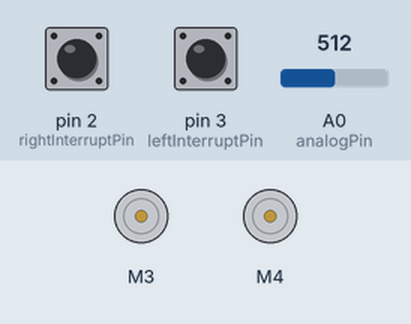
Simulated run of this sketch. Board: Arduino Uno, built with avr-gcc and run on an emulated ATmega328P. Shown: 2 × DC motor (green arrow = forward, orange = backward, longer = faster). The inputs (shaded band) are chosen by the test bench; at power-on: pin 2 (rightInterruptPin) HIGH, pin 3 (leftInterruptPin) HIGH, A0 (analogPin) = 512. What the sketch prints to the serial monitor is not drawn.

Above: at 1.2 s.
1.3 s: pin 2 (rightInterruptPin) pulsed LOW 5 times (0.12 s each, 0.3 s apart)
Timing chart, 0 to 4.3 s (numbered marks = the images above; inputs shaded):
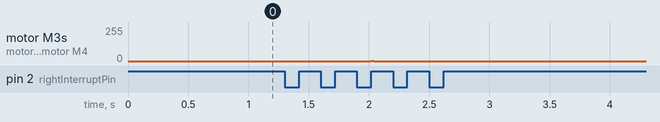

Measured:
- after the input at 1.3 s, motor M3, motor M4: stopped → forward 2/255 after 0.72 s, → stopped 0.02 s later

The sketch:

Encoder.ino
```cpp
#include <AFMotor.h>
#include "RingBuffer.h"
#include <cmath>
#include <cstdio>


// Pin assignments
const int rightInterruptPin = 2;
const int leftInterruptPin = 3;
const int analogPin = 0;

// Initialize motors and LCD screen
AF_DCMotor rightMotor(3, MOTOR34_1KHZ);
AF_DCMotor leftMotor(4, MOTOR34_1KHZ);

// Encoder variables
struct EncoderData
{
    EncoderData() { count = 0; }
    void reset() { count = 0; pulseTimes.clear(); pulseTimes.push(0ul); }
    volatile long count;
    volatile RingBuffer<unsigned long, 66> pulseTimes;
    bool forward;
};

EncoderData rightData;
EncoderData leftData;
long startButtonCount = 0;
long modeButtonCount = 0;
const long buttonCountThreshold = 3;
unsigned long stoppedTime = 0;
const unsigned long allowButtonsTime = 500000; // microseconds
const unsigned long debounceMicros = 250;

// Physical parameters
const float wheelCircumference = 0.21f; // meters
const long pulsesPerRev = 6 * 25 * 3;
const float ticksPerSecond = 1000000.f;

// Function prototypes
void rightPulse();
void leftPulse();
float getPosition(EncoderData& data);
float getVelocity(EncoderData& data);
void startMoving();
void stopMoving();

// Command variables
float rightPositionCommand;
float leftPositionCommand;
float rightVelocityCommand;
float leftVelocityCommand;
float rightPercentage;
float leftPercentage;
enum CommandMode
{
    positionMode,
    velocityMode
};
CommandMode commandMode;

// Integral terms
float rightVelInt = 0.f;
float leftVelInt = 0.f;
const float velIntMax = 0.240f;

// Tuning parameters
const float pl_kp = 1.f;
const float vl_kp = 1000.f;
const float vl_ki = 1000.f;

// Loop control
unsigned long lastMillis = 0;
unsigned int loopPeriodMs = 20;
unsigned int cycleCount = 0;
const unsigned int displayUpdateCycles = 10;

// Movement control
bool started = false;
bool showResults = false;
unsigned long startedMillis;
const float positionTolerance = 0.02; // meters
const float velocityTolerance = 0.02; // m/s
const unsigned long positionTimeout = 120000; // milliseconds
const unsigned long velocityRunTime = 10000; // milliseconds
const float positionMin = -3.f; // meters
const float positionMax = 3.f; // meters
const float velocityMin = -0.15f; // m/s
const float velocityMax = 0.15f; // m/s
const float percentageMin = 0.f;
const float percentageMax = 100.f;


void setup()
{
    // Set up pins
    pinMode(rightInterruptPin, INPUT);
    pinMode(leftInterruptPin, INPUT);
    digitalWrite(rightInterruptPin, HIGH);
    digitalWrite(leftInterruptPin, HIGH);

    rightData.pulseTimes.push(0ul);
    leftData.pulseTimes.push(0ul);

    commandMode = positionMode;

    attachInterrupt(0, &rightPulse, RISING);
    attachInterrupt(1, &leftPulse, RISING);

    Serial.begin(9600);
}


void loop()
{
    if (started)
    {
        if (commandMode == positionMode)
        {
            // Use a position feedback loop to control the setpoint of a velocity feedback loop

            // Position loop
            float rightPosErr = rightPositionCommand - getPosition(rightData);
            float leftPosErr = leftPositionCommand - getPosition(leftData);

            rightVelocityCommand = pl_kp * rightPosErr;
            leftVelocityCommand = pl_kp * leftPosErr;

            rightVelocityCommand = constrain(rightVelocityCommand, velocityMin, velocityMax);
            leftVelocityCommand = constrain(leftVelocityCommand, velocityMin, velocityMax);

            // Velocity loop
            float rightVelErr = rightVelocityCommand - getVelocity(rightData);
            float leftVelErr = leftVelocityCommand - getVelocity(leftData);

            rightVelInt += rightVelErr * (loopPeriodMs / 1000.f);
            leftVelInt += leftVelErr * (loopPeriodMs / 1000.f);

            rightVelInt = constrain(rightVelInt, -velIntMax, velIntMax);
            leftVelInt = constrain(leftVelInt, -velIntMax, velIntMax);

            float rightAccel = vl_kp * rightVelErr + vl_ki * rightVelInt;
            float leftAccel = vl_kp * leftVelErr + vl_ki * leftVelInt;

            rightMotor.run((rightAccel > 0.f) ? FORWARD : BACKWARD);
            rightMotor.setSpeed( constrain((int)fabs(rightAccel), 0, 255) );
            leftMotor.run((leftAccel > 0.f) ? FORWARD : BACKWARD);
            leftMotor.setSpeed( constrain((int)fabs(leftAccel), 0, 255) );

            rightData.forward = rightAccel > 0.f;
            leftData.forward = leftAccel > 0.f;

            // Stop when close to the target distance with a low speed or after a timeout
            if ( (fabs(rightPosErr) < positionTolerance && fabs(leftPosErr) < positionTolerance &&
                  fabs(rightVelErr) < velocityTolerance && fabs(leftVelErr) < velocityTolerance) ||
                millis() - startedMillis >= positionTimeout )
            {
                stopMoving();
            }
        }
        else // velocityMode
        {
            // Give each motor a set PWM speed equal to a percentage of the maximum
            rightMotor.run(FORWARD);
            leftMotor.run(FORWARD);

            rightMotor.setSpeed( (int)(rightPercentage * 2.55f) );
            leftMotor.setSpeed( (int)(leftPercentage * 2.55f) );

            rightData.forward = true;
            leftData.forward = true;

            // Stop after a certain time
            if (millis() - startedMillis >= velocityRunTime)
                stopMoving();
        }
    }
    else
    {
        rightMotor.run(RELEASE);
        leftMotor.run(RELEASE);

        // Update command value
        float value = analogRead(analogPin) / 1023.f;

        if (commandMode == positionMode)
        {
            rightPositionCommand = positionMin + value * (positionMax - positionMin);
            leftPositionCommand = positionMin + value * (positionMax - positionMin);
        }
        else // velocityMode
        {
            rightPercentage = percentageMin + value * (percentageMax - percentageMin);
            leftPercentage = percentageMin + value * (percentageMax - percentageMin);
        }
    }


    // Update display once every few cycles
    if (cycleCount % displayUpdateCycles == 0)
    {
        Serial.print("?f");

        if (commandMode == positionMode)
        {
            if (started || showResults)
            {
                Serial.print("?x00?y0RPos: ");
                Serial.print(getPosition(rightData));
                Serial.print(" m");
                Serial.print("?x00?y1LPos: ");
                Serial.print(getPosition(leftData));
                Serial.print(" m");
            }
            else
            {
                Serial.print("?x00?y0RPCmd: ");
                Serial.print(rightPositionCommand);
                Serial.print(" m");
                Serial.print("?x00?y1LPCmd: ");
                Serial.print(leftPositionCommand);
                Serial.print(" m");
            }
        }
        else // velocityMode
        {
            if (started)
            {
                Serial.print("?x00?y0RVel: ");
                Serial.print(getVelocity(rightData) * 100.f);
                Serial.print(" cm/s");
                Serial.print("?x00?y1LVel: ");
                Serial.print(getVelocity(leftData) * 100.f);
                Serial.print(" cm/s");
            }
            else if (showResults)
            {
                Serial.print("?x00?y0RCnt: ");
                Serial.print(rightData.count);
                Serial.print("?x00?y1LCnt: ");
                Serial.print(leftData.count);
            }
            else
            {
                Serial.print("?x00?y0RVCmd: ");
                Serial.print(rightPercentage);
                Serial.print("%");
                Serial.print("?x00?y1LVCmd: ");
                Serial.print(leftPercentage);
                Serial.print("%");
            }
        }
    }


    // Limit loop speed to a consistent value to make timing and integration simpler
    while (millis() - lastMillis < loopPeriodMs)
    {
    }

    lastMillis = millis();
    ++cycleCount;
}


void rightPulse()
{
    unsigned long time = micros();

    if (time - rightData.pulseTimes[0] > debounceMicros)
    {
        // Update encoder data
        rightData.pulseTimes.push(time);
        if (rightData.forward)
            rightData.count++;
        else
            rightData.count--;

        // Update information input state
        if (time - stoppedTime < allowButtonsTime)
        {
            startButtonCount = rightData.count;
        }
        else if (!started)
        {
            if ( abs(rightData.count - startButtonCount) >= buttonCountThreshold )
                startMoving();
        }
    }
}


void leftPulse()
{
    unsigned long time = micros();

    if (time - leftData.pulseTimes[0] > debounceMicros)
    {
        // Update encoder data
        leftData.pulseTimes.push(time);
        if (leftData.forward)
            leftData.count++;
        else
            leftData.count--;

        // Update information input state
        if (time - stoppedTime < allowButtonsTime)
        {
            modeButtonCount = leftData.count;
        }
        else if (!started)
        {
            if ( abs(leftData.count - modeButtonCount) >= buttonCountThreshold )
            {
                modeButtonCount = leftData.count;

                if (showResults)
                    showResults = false;
                else
                    commandMode = (commandMode == positionMode) ? velocityMode : positionMode;
            }
        }
    }
}


float getPosition(EncoderData& data)
{
    noInterrupts();
    long count = data.count;
    interrupts();
    return count * wheelCircumference / pulsesPerRev;
}


float getVelocity(EncoderData& data)
{
    // Assume zero velocity before enough data is gathered to estimate
    if (data.pulseTimes.size() != data.pulseTimes.capacity())
        return 0.f;

    noInterrupts();
    unsigned long lastDiff = data.pulseTimes[0] - data.pulseTimes[64];
    unsigned long newDiff = micros() - data.pulseTimes[0];
    interrupts();

    /**
     * If the current pulse diff is taking much longer than the average of the previous diffs,
     * use it for the velocity calculation instead. This causes the velocity to go to zero
     * when the robot is stationary (no pulses are generated).
     */
    if (newDiff > lastDiff / 64ul * 2ul)
        return (data.forward ? 1.0f : -1.0f) * wheelCircumference / ((newDiff * pulsesPerRev) / ticksPerSecond);
    else
        return (data.forward ? 1.0f : -1.0f) * wheelCircumference / (((lastDiff * pulsesPerRev) / 64ul) / ticksPerSecond);
}

void startMoving()
{
    started = true;
    showResults = false;
    startedMillis = millis();
    noInterrupts();
    rightData.reset();
    leftData.reset();
    interrupts();
    rightVelInt = 0.f;
    leftVelInt = 0.f;
}

void stopMoving()
{
    started = false;
    showResults = true;
    stoppedTime = micros();
    startButtonCount = rightData.count;
    modeButtonCount = leftData.count;
}
```

RingBuffer.h
```cpp
#ifndef RINGBUFFER_H
#define RINGBUFFER_H


template <typename T, int Capacity>
class RingBuffer
{
public:
    RingBuffer()
    {
        headIndex = 0;
        size_ = 0;
    }
    volatile T& operator[](int index) volatile;
    T read(int index) const volatile;
    void write(T value, int index) volatile;
    void push(T value) volatile;
    T pop() volatile;
    int size() const volatile
    {
        return size_;
    }
    int capacity() const volatile
    {
        return Capacity;
    }
	void clear() volatile
	{
		size_ = 0;
	}

private:
    T data[Capacity];
    int headIndex;
    int size_;
    inline int getRealIndex(int index) const volatile
    {
        return ((headIndex - index) % Capacity + Capacity) % Capacity;
    }
};


/* read(int index)
 *
 * Returns the object stored at a given index.
 */
template <typename T, int Capacity>
inline T RingBuffer<T, Capacity>::read(int index) const volatile
{
    return data[getRealIndex(index)];
}


/* operator[int index]
 *
 * Returns a reference to the object stored at a given index.
 */
template <typename T, int Capacity>
inline volatile T& RingBuffer<T, Capacity>::operator[](int index) volatile
{
    return data[getRealIndex(index)];
}


/* write(T value, int index)
 *
 * Sets the value of the object stored at the given index.
 */
template <typename T, int Capacity>
inline void RingBuffer<T, Capacity>::write(T value, int index) volatile
{
    data[getRealIndex(index)] = value;
}


/* push(T value)
 *
 * Pushes the given value to the head of the buffer.
 * Moves the head forward.
 * Overwrites the oldest value when size == capacity.
 */
template <typename T, int Capacity>
inline void RingBuffer<T, Capacity>::push(T value) volatile
{
    ++headIndex %= Capacity;
    data[headIndex] = value;
    if (size_ < Capacity)
        ++size_;
}


/* pop()
 *
 * Pops the top value off of the buffer and returns it.
 * Moves the head backward.
 * Calling pop() when size == 0 results in undefined behavior.
 */
template <typename T, int Capacity>
inline T RingBuffer<T, Capacity>::pop() volatile
{
    int oldHead = headIndex;
    headIndex = (headIndex - 1 + Capacity) % Capacity;
    if (size > 0)
        --size_;
    return data[oldHead];
}


#endif // RINGBUFFER_H
```
